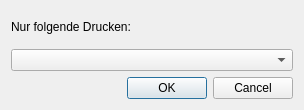
<?xml version="1.0" encoding="UTF-8"?>
<ui version="4.0">
 <class>SelectDetailDialog</class>
 <widget class="QDialog" name="SelectDetailDialog">
  <property name="geometry">
   <rect>
    <x>0</x>
    <y>0</y>
    <width>304</width>
    <height>110</height>
   </rect>
  </property>
  <property name="sizePolicy">
   <sizepolicy hsizetype="Fixed" vsizetype="Fixed">
    <horstretch>0</horstretch>
    <verstretch>0</verstretch>
   </sizepolicy>
  </property>
  <property name="windowTitle">
   <string>TurnFix - Detailfilterung auswählen</string>
  </property>
  <property name="windowIcon">
   <iconset resource="../resources/TurnFix.qrc">
    <normaloff>:/appicons/icon.png</normaloff>:/appicons/icon.png</iconset>
  </property>
  <layout class="QGridLayout" name="gridLayout">
   <item row="1" column="0" colspan="2">
    <widget class="QComboBox" name="cmb_list"/>
   </item>
   <item row="2" column="0" colspan="2">
    <widget class="QDialogButtonBox" name="bbx_done">
     <property name="standardButtons">
      <set>QDialogButtonBox::Cancel|QDialogButtonBox::Ok</set>
     </property>
    </widget>
   </item>
   <item row="0" column="0" colspan="2">
    <widget class="QLabel" name="label">
     <property name="sizePolicy">
      <sizepolicy hsizetype="Fixed" vsizetype="Preferred">
       <horstretch>0</horstretch>
       <verstretch>0</verstretch>
      </sizepolicy>
     </property>
     <property name="text">
      <string>Nur folgende Drucken:</string>
     </property>
    </widget>
   </item>
  </layout>
 </widget>
 <resources>
  <include location="../resources/TurnFix.qrc"/>
 </resources>
 <connections/>
</ui>
